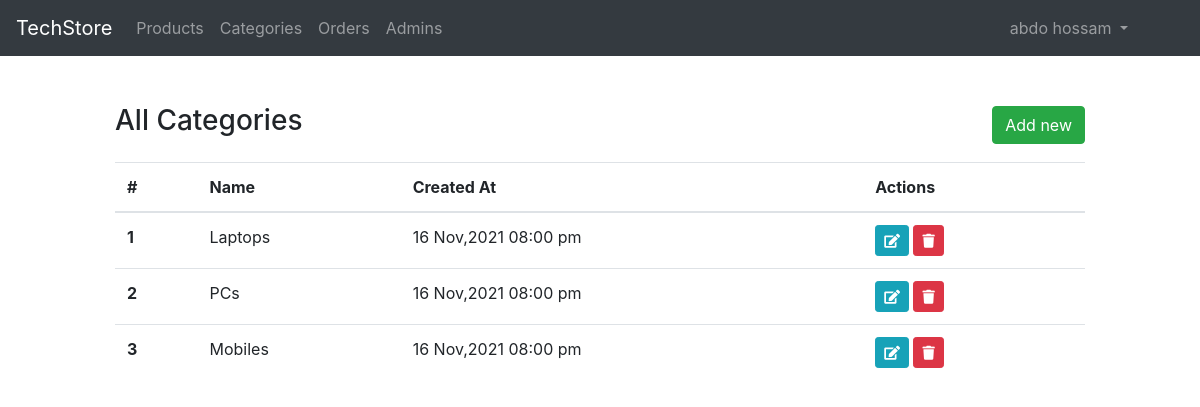
The app's page /admin/categories.php (signed in) with its own data.
### tables this page shows
CREATE TABLE cats(
    id INT UNSIGNED NOT NULL AUTO_INCREMENT,
    name VARCHAR(255) NOT NULL,
    created_at DATETIME NOT NULL DEFAULT NOW(),
    PRIMARY KEY(id)
);

### classes/Models/Cat.php (called while the page is built, shortened)
<?php
class Cat extends Db
{
    public function __construct()
    {
        $this->table = "cats";
    }
}

### classes/Db.php (called while the page is built, shortened)
<?php
abstract class Db
{
    protected $conn;
    protected $table;
    public function connect()
    {
        $this->conn = mysqli_connect(DB_SERVERNAME, DB_USERNAME, DB_PASSWORD, DB_NAME);
    }
    public function selectAll(string $fields = "*"): array
    {
        $sql = "SELECT $fields FROM $this->table";
        $result = mysqli_query($this->conn, $sql);
        return mysqli_fetch_all($result, MYSQLI_ASSOC);
    }
}

### admin/categories.php (the view, shortened to what this page needs)
<?php
include('inc/header.php') ?>
<?php
$c = new Cat;
$cats = $c->selectAll();
?>
<div class="container-fluid py-5">
  <div class="row">
    <div class="col-md-10 offset-md-1">
      <div class="d-flex justify-content-between align-items-center mb-3">
        <h3>All Categories</h3>
        <a href="<?= AURL . "add-category.php" ?>" class="btn btn-success">
          Add new
        </a>
      </div>
      <table class="table table-hover">
        <thead>
          <tr>
            <th scope="col">#</th>
            <th scope="col">Name</th>
            <th scope="col">Created At</th>
            <th scope="col">Actions</th>
          </tr>
        </thead>
        <tbody>
          <?php foreach ($cats as $index => $cat) : ?>
            <tr>
              <th scope="row"><?= $index + 1; ?></th>
              <td><?= $cat['name']; ?></td>
              <td><?= date("d M,Y h:i a", strtotime($cat['created_at'])); ?></td>
              <td>
                <a class="btn btn-sm btn-info" href="<?= AURL . "edit-category.php?id=" . $cat['id'] ?>">
                  <i class="fas fa-edit"></i>
                </a>
                <a class="btn btn-sm btn-danger" href="<?= AURL . "handlers/delete-category.php?id=" . $cat['id'] ?>">
                  <i class="fas fa-trash"></i>
                </a>
              </td>
            </tr>
          <?php endforeach ?>
        </tbody>
      </table>
    </div>
  </div>
</div>
<?php include('inc/footer.php') ?>

### records on screen
cats: name "Laptops", created_at "16 Nov,2021 08:00 pm"
cats: name "PCs", created_at "16 Nov,2021 08:00 pm"
cats: name "Mobiles", created_at "16 Nov,2021 08:00 pm"

### other values on screen
$session->get('adminName') "abdo hossam"
